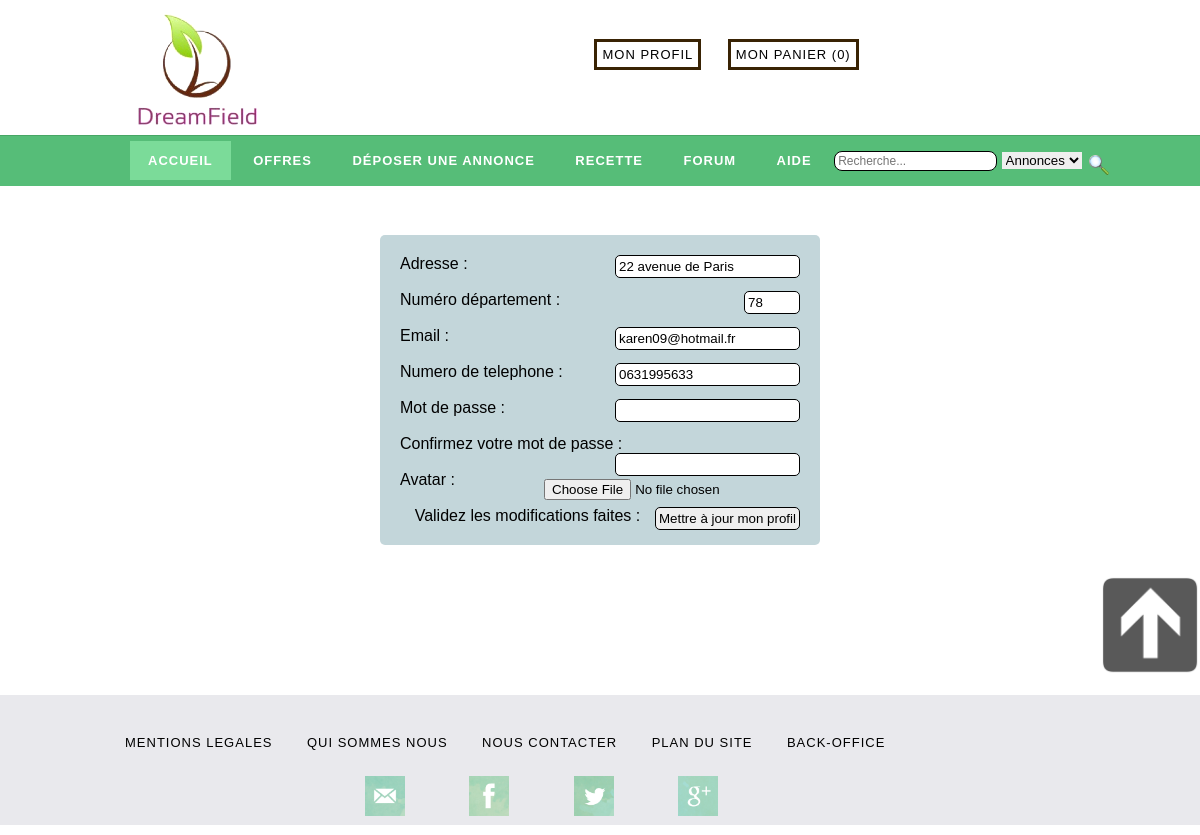
The page /index.php?page=editionprofil (signed in) on the database its author committed.
### tables this page shows
CREATE TABLE `utilisateurs` (
`I_D` int(11) NOT NULL,
  `prenom` varchar(15) NOT NULL,
  `nom` varchar(20) NOT NULL,
  `admin` int(1) NOT NULL,
  `adresse` varchar(50) NOT NULL,
  `numero_departement` int(2) NOT NULL,
  `mail` varchar(50) NOT NULL,
  `tel` int(15) NOT NULL,
  `pass` varchar(40) NOT NULL,
  `passverif` varchar(40) NOT NULL,
  `conditions` tinyint(1) NOT NULL,
  `date_inscription` date NOT NULL,
  `civilite` varchar(15) NOT NULL,
  `photo_profil` varchar(80) NOT NULL,
  `cle` varchar(32) NOT NULL,
  `actif` int(1) NOT NULL
);

### controleurs/editionprofil.php (called while the page is built, shortened)
<?php
require_once('modeles/function_editionprofil.php');
  if(isset($_SESSION['id']))
{
  $req= $bdd-> prepare('SELECT * FROM utilisateurs WHERE I_D= ?');
  $req->execute(array($_SESSION['id']));
  $result = $req->fetch();
}
  else
  {
    header("Location: index.php?page=connexion");
  }
require('vues/editionprofil.php');
?>

### vues/editionprofil.php (the view, shortened to what this page needs)
<div id="newprofil_editionprofil" >
  <div id="newprofil-bis_editionprofil">
    <form id="newform" method="post" action="" enctype="multipart/form-data">
    <p>
              <label for="newadresse" class="label_editionprofil">Adresse :</label>
              <input class="input_editionprofil" type="text" name="newadresse" id="newadresse" placeholder="Ex :2 bis rue du long des bois" value="<?php echo $result['adresse']; ?>" />
              <br />
              <br />
              <label for="newnumero_departement" class="label_editionprofil"> Num&eacute;ro d&eacute;partement :</label>
              <input class="input_editionprofil" type="number" name="newnumero_departement" id="newnumero_departement" placeholder="Ex : 78" value="<?php echo $result['numero_departement']; ?>" min="01" max="95"/>
              <br />
              <br />
              <label for="newmail" class="label_editionprofil"> Email :</label>
              <input class="input_editionprofil" type="email" name="newmail" id="newmail" placeholder="Ex :azerty@gmail.com " value="<?php echo $result['mail']; ?>" />
              <br />
              <br />
              <label  for="newtel" class="label_editionprofil"> Numero de telephone :</label>
              <input class="input_editionprofil" type="tel" name="newtel" id="newtel" value="<?php echo '0'.$result['tel']; ?>" maxlength="10" minlength="10"/>
              <br />
              <br />
              <label  for="newpass" class="label_editionprofil">Mot de passe :</label>
              <input class="input_editionprofil" type="password" name="newpass" id="newpass"  minlength="6" />
              <br />
              <br />
              <label  for="newpassverif" class="label_editionprofil">Confirmez votre mot de passe :</label>
              <input class="input_editionprofil" type="password" name="newpassverif" id="newpassverif"  minlength="6"/>
              <br />
              <br />
              <label class="label_editionprofil"> Avatar :</label>
              <input class="input-bis_editionprofil" type="file" name="avatar" />
              <br />
              <br />
      <div class="modif">
          <label for="modification">Validez les modifications faites :</label>
          <input class="input_editionprofil" id="modification" type="submit" name="modification" value="Mettre à jour mon profil" />
      </div>
    </form>
  </div>
</div>

### static/css/Style_accueil.css (style rules this page uses)
body { font-family: helvetica; }
* { margin: 0px; padding: 0px; border: 0px; text-decoration: none; list-style-type: none; color: black; }

### static/css/Style_connexion.css (style rules this page uses)
body { font-family: helvetica; }
* { margin: 0px; padding: 0px; border: 0px; text-decoration: none; list-style-type: none; color: black; }

### static/css/Style_redirection.css (style rules this page uses)
body { font-family: helvetica; }
* { margin: 0px; padding: 0px; border: 0px; text-decoration: none; list-style-type: none; color: black; }

### static/css/Style_DeposerAnnonce.css (style rules this page uses)
body { font-family: helvetica; }

### static/css/Style_editionprofil.css (style rules this page uses)
#newprofil_editionprofil { margin-top: 100px; height:340px; }
#newprofil-bis_editionprofil { text-align: center; background-color: #C3D6DA; width: 400px; border-radius: 5px; padding: 20px; margin: 0 auto; }
.label_editionprofil { float: left; }
.input_editionprofil { float: right; border:1px solid; border-radius:5px; }
.input-bis_editionprofil { float: right; }

### static/css/header.css (style rules this page uses)
input { padding:3px ; }

### rows shown on the page
utilisateurs: newadresse "22 avenue de Paris", newnumero_departement "78", newmail "karen09@hotmail.fr", newtel "0631995633"
